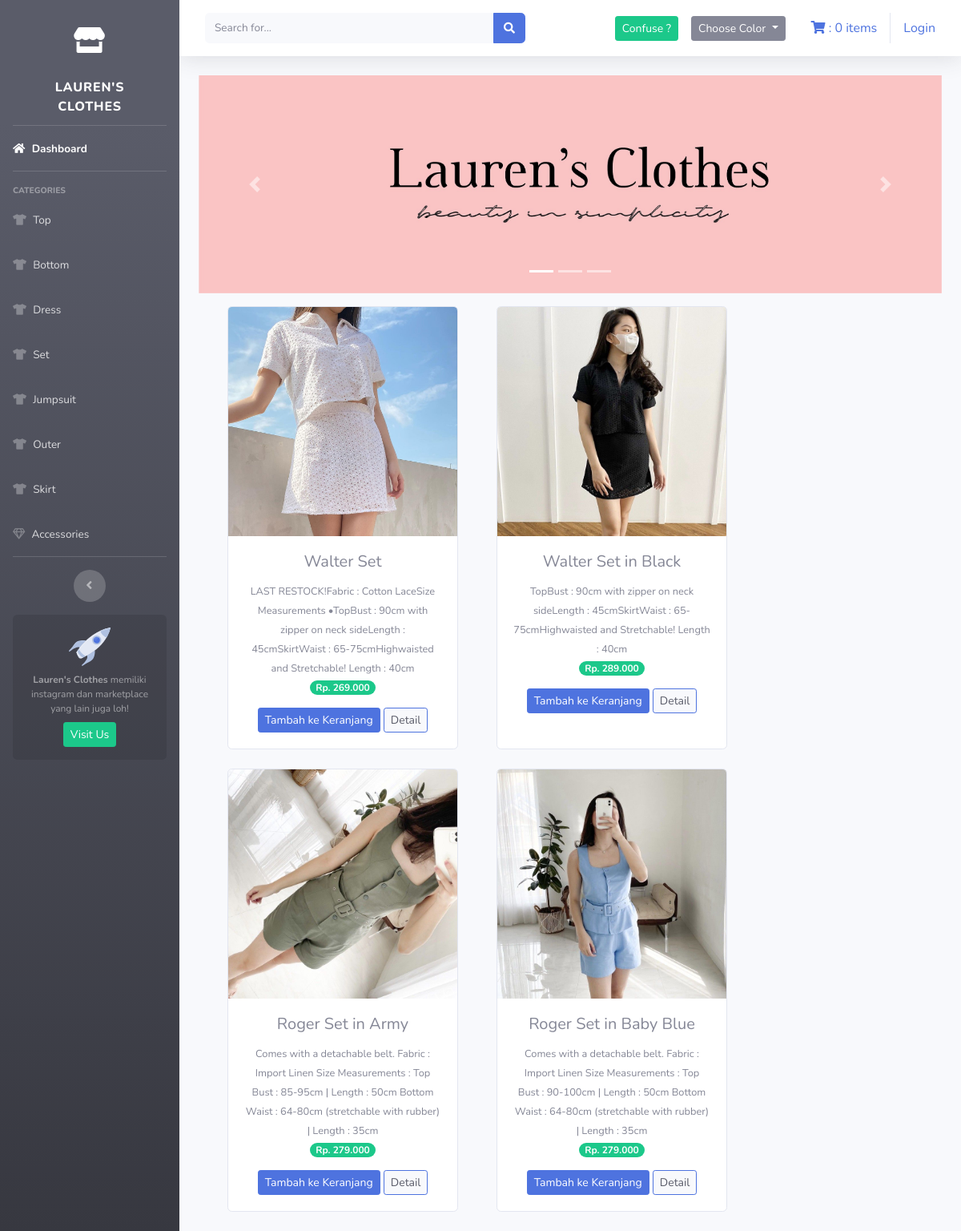
/index.php/kategori/set, run on the app's committed database.
### tables this page shows
CREATE TABLE `tb_barang` (
  `id_brg` int(11) NOT NULL,
  `nama_brg` varchar(120) NOT NULL,
  `keterangan` varchar(512) NOT NULL,
  `kategori` varchar(60) NOT NULL,
  `harga` int(11) NOT NULL,
  `stok` int(4) NOT NULL,
  `gambar` text NOT NULL,
  `warna` varchar(120) NOT NULL,
  `r_kenyamanan` int(10) NOT NULL,
  `r_harga` int(10) NOT NULL,
  `r_formalitas` int(10) NOT NULL,
  `c_review` int(11) NOT NULL DEFAULT 1
);

### application/controllers/kategori.php (called while the page is built, shortened)
<?php
class Kategori extends CI_Controller{
    public function set(){
        $data['set']= $this->model_kategori->data_set()->result();
        $this->load->view('templates/header');
        $this->load->view('templates/sidebar');
        $this->load->view('kategori/set', $data);
        $this->load->view('templates/footer');
    }
}

### index.php (called while the page is built, shortened)
<?php
require_once BASEPATH.'core/CodeIgniter.php';

### application/models/model_kategori.php (called while the page is built, shortened)
<?php
class Model_kategori extends CI_Model{
    public function data_set(){
        return $this->db->get_where("tb_barang", array('kategori'=>'set'));
    }
}

### application/views/kategori/set.php (the view, shortened to what this page needs)
<div class="container-fluid">
    <div id="carouselExampleIndicators" class="carousel slide" data-bs-ride="carousel">
        <ol class="carousel-indicators">
            <li type="button" data-bs-target="#carouselExampleIndicators" data-bs-slide-to="0" class="active"></li>
            <li type="button" data-bs-target="#carouselExampleIndicators" data-bs-slide-to="1"></li>
            <li type="button" data-bs-target="#carouselExampleIndicators" data-bs-slide-to="2"></li>
        </ol>
        <div class="carousel-inner">
            <div class="carousel-item active">
                <img src="<?php echo base_url('assets/img/slider0.jpg') ?>" class="d-block w-100" alt="...">
            </div>
        </div>
        <a class="carousel-control-prev" href="#carouselExampleIndicators" role="button" data-slide="prev">
            <span class="carousel-control-prev-icon" aria-hidden="true"></span>
        </a>
        <a class="carousel-control-next" href="#carouselExampleIndicators" role="button" data-slide="next">
            <span class="carousel-control-next-icon" aria-hidden="true"></span>
        </a>
    </div>
    <div class="row text-center mt-3">
        <?php foreach ($set as $brg) : ?>
            <div class="card ml-5 mb-4" style="width: 18rem;">
                <img src="<?php echo base_url() . '/uploads/' . $brg->gambar ?>" class="card-img-top" alt="...">
                <div class="card-body">
                    <h5 class="card-title"><?php echo $brg->nama_brg ?></h5>
                    <small><?php echo $brg->keterangan ?></small><br>
                    <span class="badge badge-pill badge-success mb-3">Rp. <?php echo number_format($brg->harga, 0, ',', '.')  ?></span> <br>
                    <?php echo anchor(
                        'dashboard/tambah_ke_keranjang/' . $brg->id_brg,
                        '<div class="btn btn-sm btn-primary">Tambah ke Keranjang</div>'
                    ) ?>
                    <?php echo anchor(
                        'dashboard/detail/' . $brg->id_brg,
                        '<div class="btn btn-sm btn-primary bg-light text-dark">Detail</div>'
                    ) ?>
                </div>
            </div>
        <?php endforeach ?>
    </div>
</div>

### application/views/templates/header.php (shortened to what this page needs)
<!DOCTYPE html>
<html lang="en">
<head>
    <link href="<?php echo base_url() ?>assets/vendor/fontawesome-free/css/all.min.css" rel="stylesheet" type="text/css">
    <link href="<?php echo base_url() ?>assets/css/sb-admin-2.min.css" rel="stylesheet">
</head>

### application/views/templates/sidebar.php (shortened to what this page needs)
<body id="page-top">
    <div id="wrapper">
        <ul class="navbar-nav bg-gradient-dark sidebar sidebar-dark accordion" id="accordionSidebar">
            <a class="sidebar-brand d-flex align-items-center justify-content-center mt-3" href="<?php echo base_url('welcome') ?>">
                <div class="sidebar-brand-icon">
                    <i class="fas fa-store"></i>
                </div>
            </a>
            <a class="sidebar-brand d-flex align-items-center justify-content-center" href="<?php echo base_url('welcome') ?>">
                <div class="sidebar-brand-text mx-3">Lauren's Clothes</div>
            </a>
            <hr class="sidebar-divider my-0">
            <li class="nav-item active">
                <a class="nav-link" href="<?php echo base_url('welcome') ?>">
                    <i class="fas fa-home"></i>
                    <span>Dashboard</span></a>
            </li>
            <hr class="sidebar-divider">
            <div class="sidebar-heading">
                CATEGORIES
            </div>
            <li class="nav-item">
                <a class="nav-link" href="<?php echo base_url('kategori/top') ?>">
                    <i class="fas fa-tshirt"></i>
                    <span>Top</span></a>
            </li>
            <li class="nav-item">
                <a class="nav-link" href="<?php echo base_url('kategori/bottom') ?>">
                    <i class="fas fa-tshirt"></i>
                    <span>Bottom</span></a>
            </li>
            <li class="nav-item">
                <a class="nav-link" href="<?php echo base_url('kategori/dress') ?>">
                    <i class="fas fa-tshirt"></i>
                    <span>Dress</span></a>
            </li>
            <li class="nav-item">
                <a class="nav-link" href="<?php echo base_url('kategori/set') ?>">
                    <i class="fas fa-tshirt"></i>
                    <span>Set</span></a>
            </li>
            <li class="nav-item">
                <a class="nav-link" href="<?php echo base_url('kategori/jumpsuit') ?>">
                    <i class="fas fa-tshirt"></i>
                    <span>Jumpsuit</span></a>
            </li>
            <li class="nav-item">
                <a class="nav-link" href="<?php echo base_url('kategori/outer') ?>">
                    <i class="fas fa-tshirt"></i>
                    <span>Outer</span></a>
            </li>
            <li class="nav-item">
                <a class="nav-link" href="<?php echo base_url('kategori/skirt') ?>">
                    <i class="fas fa-tshirt"></i>
                    <span>Skirt</span></a>
            </li>
            <li class="nav-item">
                <a class="nav-link" href="<?php echo base_url('kategori/accessories') ?>">
                    <i class="far fa-gem"></i>
                    <span>Accessories</span></a>
            </li>
            <hr class="sidebar-divider d-none d-md-block">
            <div class="text-center d-none d-md-inline">
                <button class="rounded-circle border-0" id="sidebarToggle"></button>
            </div>
            <div class="sidebar-card">
                <img class="sidebar-card-illustration mb-2" src="img/undraw_rocket.svg" alt="">
                <p class="text-center mb-2"><strong>Lauren's Clothes</strong> memiliki instagram dan marketplace yang lain juga loh!</p>
                <a class="btn btn-success btn-sm" href="https://linktr.ee/laurensclothes">Visit Us</a>
            </div>
        </ul>
        <div id="content-wrapper" class="d-flex flex-column">
            <div id="content">
                <nav class="navbar navbar-expand navbar-light bg-white topbar mb-4 static-top shadow">
                    <form class="d-none d-sm-inline-block form-inline mr-auto ml-md-3 my-2 my-md-0 mw-100 navbar-search">
                        <div class="input-group">
                            <input type="text" class="form-control bg-light border-0 small" placeholder="Search for..." aria-label="Search" aria-describedby="basic-addon2">
                            <div class="input-group-append">
                                <button class="btn btn-primary" type="button">
                                    <i class="fas fa-search fa-sm"></i>
                                </button>
                            </div>
                        </div>
                    </form>
                    <ul class="navbar-nav ml-auto">
                        <div class="navbar">
                            <div class="navbar">
                                <li class="dropdown ">
                                    <div class="dropdown">
                                        <a class="btn btn-success btn-sm" href="<?php echo base_url('ahp/tambah_ahp') ?>"> Confuse ?</a>
                                    </div>
                                </li>
                            </div>
                            <li class="dropdown ">
                                <div class="dropdown">
                                    <button class="btn btn-secondary dropdown-toggle btn-sm" type="button" id="dropdownMenuButton" data-toggle="dropdown" aria-haspopup="true" aria-expanded="false">
                                        Choose Color
                                    </button>
                                </div>
                            </li>
                        </div>
                        <div class="navbar">
                            <ul class="nav navbar-nav navbar-right">
                                <li>
                                    <?php $keranjang = '<i class="fas fa-shopping-cart"></i> : ' . $this->cart->total_items() . ' items' ?>
                                    <?php echo anchor('dashboard/detail_keranjang', $keranjang) ?>
                                </li>
                            </ul>
                            <ul class="na navbar-nav navbar-right">
                                <?php if ($this->session->userdata('username')) { ?>
                                    <li>
                                        <div><i class="fas fa-user mr-2"></i><?php echo $this->session->userdata('username') ?>
                                        </div>
                                    </li>
                                    <li class="ml-2"><?php echo anchor('auth/logout', 'Logout') ?></li>
                                <?php } else { ?>
                                    <li><?php echo anchor('auth/login', 'Login'); ?></li>
                                <?php } ?>
                            </ul>
                        </div>
                    </ul>
                </nav>

### application/views/templates/footer.php (shortened to what this page needs)
</body>
</html>

### data on the page
tb_barang: gambar (picture), nama_brg "Walter Set", keterangan "LAST RESTOCK!Fabric : Cotton LaceSize Measurements •TopBust : 90cm with zipper on neck sideLength : 45cmSkirtWaist : 65-75cmHighwaisted and Stretchable! Length : 40cm", harga "269.000", id_brg "Tambah ke Keranjang", id_brg "Detail"
tb_barang: gambar (picture), nama_brg "Walter Set in Black", keterangan "TopBust : 90cm with zipper on neck sideLength : 45cmSkirtWaist : 65-75cmHighwaisted and Stretchable! Length : 40cm", harga "289.000", id_brg "Tambah ke Keranjang", id_brg "Detail"
tb_barang: gambar (picture), nama_brg "Roger Set in Army", keterangan "Comes with a detachable belt. Fabric : Import Linen Size Measurements : Top Bust : 85-95cm | Length : 50cm Bottom Waist : 64-80cm (stretchable with rubber) | Length : 35cm", harga "279.000", id_brg "Tambah ke Keranjang", id_brg "Detail"
tb_barang: gambar (picture), nama_brg "Roger Set in Baby Blue", keterangan "Comes with a detachable belt. Fabric : Import Linen Size Measurements : Top Bust : 90-100cm | Length : 50cm Bottom Waist : 64-80cm (stretchable with rubber) | Length : 35cm", harga "279.000", id_brg "Tambah ke Keranjang", id_brg "Detail"

### other printed values
$this->cart->total_items() "0"
anchor('auth/login', 'Login') "Login"
